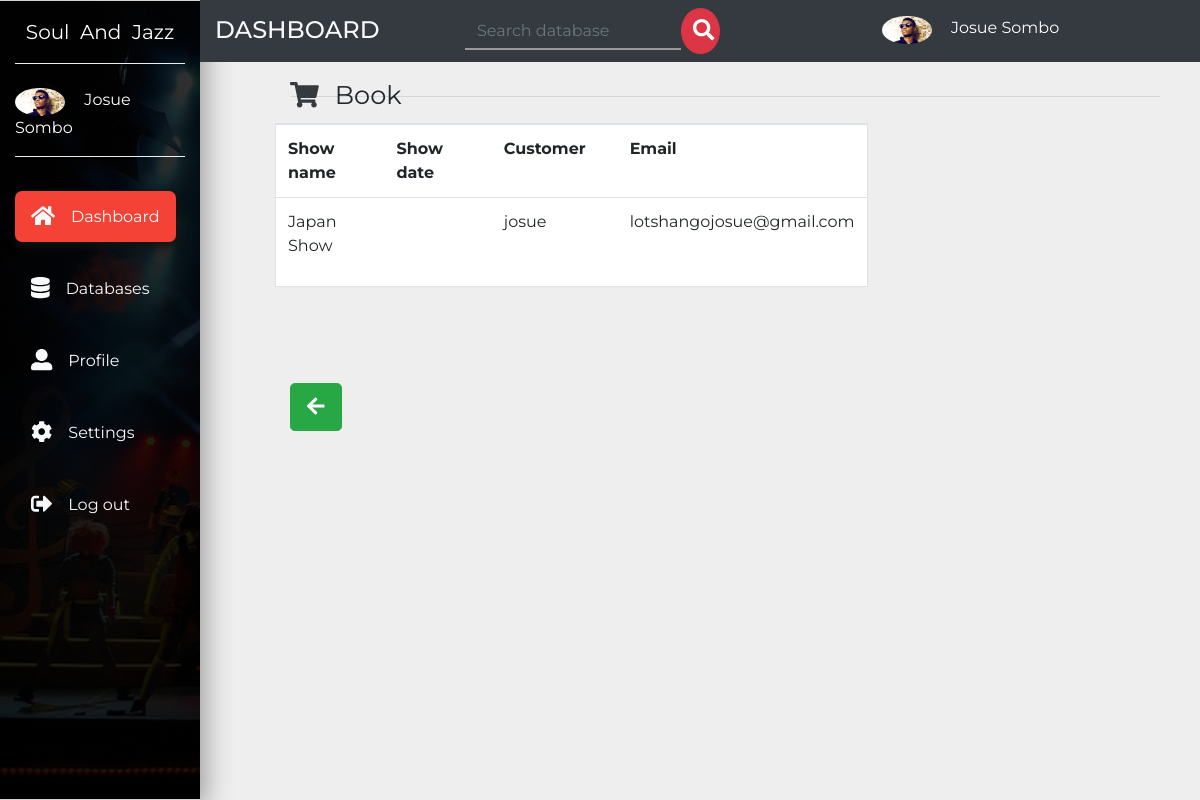
Page /admin/book/view.php?view=1 on the committed database.
### tables this page shows
CREATE TABLE `user` (
  `id` int(11) NOT NULL AUTO_INCREMENT,
  `name` varchar(20) NOT NULL,
  `email` varchar(20) NOT NULL,
  `password` varchar(20) NOT NULL,
  `address` varchar(200) NOT NULL,
  `language` varchar(20) NOT NULL,
  `avatar` varchar(255) NOT NULL,
  `privilege` varchar(10) DEFAULT NULL,
  PRIMARY KEY (`id`)
);

CREATE TABLE `book` (
  `id` int(11) NOT NULL AUTO_INCREMENT,
  `showname` varchar(30) NOT NULL,
  `showdate` varchar(30) NOT NULL,
  `name` varchar(30) NOT NULL,
  `email` varchar(30) NOT NULL,
  PRIMARY KEY (`id`)
);

### admin/db-conf.php (called while the page is built, shortened)
<?php
$con = mysqli_connect('localhost','josue','josue','blog');
$id_loginuser = $_SESSION['user'];
$sql = "SELECT * from user where id='$id_loginuser'";
$result = mysqli_query($con,$sql);
while($row = mysqli_fetch_assoc($result))
{
$name = $row['name'];
$avatar = $row['avatar'];
}
?>

### admin/book/view.php (the view, shortened to what this page needs)
<?php include_once('../db-conf.php');?>
<?php
 if (isset($_GET['view'])) {
   $id = $_GET['view'];
 }else{
  header("location:index.php");
 }
?>
<!DOCTYPE html>
<html lang="en">
  <head>
    <link rel="stylesheet" href="https://stackpath.bootstrapcdn.com/bootstrap/4.3.1/css/bootstrap.min.css">
    <link href="../../css/all.css" rel="stylesheet">
    <link rel="stylesheet" href="../../css/master.css">
  </head>
  <body>
  <nav class="navbar navbar-expand-md navbar-dark small">
  <div class="collapse navbar-collapse" id="navbarNavDropdown">
    <div class="container-fluid">
      <div class="row">
         <div class="col-lg-2 col-md-2 sidebar fixed-top">
         <a class="navbar-brand text-white d-block mx-auto text-center py-3 mb-4 botton-brand" href="../header.php">Soul &nbsp;And &nbsp;Jazz</a>
         <div class="botton-brand pb-3 mb-5">
           <img src="<?php echo "../".$avatar;?>" class="rounded-circle mr-3" width="50" alt="image">
           <a href="../header.php" class="text-white small-link"><?php echo $name;?></a>
         </div>
         <ul class="navbar-nav flex-column mt-4">
           <li class="navbar-item mb-5 mt-xs-2"><a href="../header.php" class="navbar-link text-light p-3 sidebar-link current"><i class="fa fa-home text-light fa-lg mr-3"></i>Dashboard</a></li>
           <li class="navbar-item mb-5"><a href="../database.php" class="navbar-link text-light p-3 sidebar-link"><i class="fas fa-database text-light fa-lg mr-3"></i>Databases</a></li>
           <li class="navbar-item mb-5"><a href="../profile.php" class="navbar-link text-light p-3 sidebar-link"><i class="fas fa-user-alt text-light fa-lg mr-3"></i>Profile</a></li>
           <li class="navbar-item mb-5"><a href="../setting.php" class="navbar-link text-light p-3 sidebar-link"><i class="fas fa-cog text-light fa-lg mr-3"></i>Settings</a></li>
           <li class="navbar-item mb-5"><a href="../logout.php" data-toggle="modal" data-target="#logout" class="navbar-link text-light p-3 sidebar-link"><i class="fas fa-sign-out-alt text-light fa-lg mr-3"></i>Log out</a></li>
         </ul>
         </div>
         <div class="col-lg-10 col-md-10 rightbar bg-dark ml-auto fixed-top py-2">
           <div class="row">
             <div class="col-md-3">
              <h4 class="text-uppercase text-light mb-0 pt-2">Dashboard</h4>
             </div>
             <div class="col-md-5 small-hide">
              <form method="post" action="../search.php" class="form-inline mb-0">
                <input type="search" name="search" id="search" placeholder="Search database" class="form-control search-bar">
                <button class="btn btn-danger search-button"><i class="fas fa-search fa-lg" style="margin-left: -5px;"></i></button>
              </form>
             </div>
             <div class="col-md-4 pt-2 small-hide">
               <img src="<?php echo "../".$avatar;?>" class="rounded-circle mr-3" width="50" alt="image">
               <a href="" class="text-white"><?php echo $name;?></a>
             </div>
           </div>
         </div>
      </div>
    </div>
  </div>
</nav>
<div class="container-fluid">
  <div class="row">
    <div class="col-lg-9 ml-auto " id="left-side">
      <div class="row pt-5 mt-3 mb-5">
        <div class="col-sm-12 mb-1">
          <h3 class="display-4 mt-auto" style="width:15%;font-size: 1.6rem;float: left;"><i class="fas fa-shopping-cart text-light fa-1x mr-3 text-dark mr-3"></i><strong class="pt-5">Book</strong></h3>
        <hr>
        </div>
        <br>
        <div class="bg-white border">
          <table class="table table-hover">
            <tr>
              <th class="w-25">Show name</th>
              <th class="w-25">Show date</th>
              <th class="w-25">Customer</th>
              <th class="w-25">Email</th>
            </tr>
          <?php
          $sql = "SELECT * FROM book where id='$id'";
          $result = mysqli_query($con,$sql);
          while($row = mysqli_fetch_assoc($result)){?>
            <tr>
              <td class="w-25"><?php echo $row['showname'];?></td>
              <td class="w-25"><?php echo $row['showdate'];?><br><?php echo $row['event_date'];?></td>
              <td class="w-25"><?php echo $row['name'];?></td>
               <td class="w-25"><?php echo $row['email'];?></td>
            </tr>
          <?php }?>
          </table>
        </div>
    </div>
    <a href="index.php" class="btn btn-success mt-4 btn-lg mt-5"><i class="fas fa-arrow-left pt-0"></i></a>
  </div>
</div>
</div>
  </body>
</html>

### css/all.css (style rules this page uses)
.fa-lg { font-size: 1.33333em; line-height: 0.75em; vertical-align: -.0667em; }
.fa-1x { font-size: 1em; }
.fa-arrow-left:before { content: "\f060"; }
.fa-cog:before { content: "\f013"; }
.fa-database:before { content: "\f1c0"; }
.fa-home:before { content: "\f015"; }
.fa-search:before { content: "\f002"; }
.fa-shopping-cart:before { content: "\f07a"; }
.fa-sign-out-alt:before { content: "\f2f5"; }
.fa-user-alt:before { content: "\f406"; }

### css/master.css (style rules this page uses)
body { font-family: 'Montserrat', sans-serif; background: #eee; }
#left-side { position: absolute; left: 275px; }
ul li,a { font-size: 1rem; }
.current { background: #f44336; border-radius: 7px; box-shadow: 2px 5px 10px #111; transition: all .3s; }
.search-bar { background: transparent; border: none; border-radius:0; border-bottom: 2px solid #999; }
.search-button { width: 10%; border-radius: 50%; padding: 10px 16px; }
.sidebar { border-top:1px solid lightgray; background: linear-gradient(rgba(0,0,0,.8),rgba(0,0,0,.9)), url('../img/news.jpg'); background-size: cover; background-repeat: no-repeat; height: 100vh; border-bottom: 1px solid lightgray; box-sizing: border-box; box-shadow: 5px 7px 25px #999; }
.botton-brand { border-bottom: 1px groove #eee; }
.sidebar-link { transition: all .4s; }

### rows in the picture
user: avatar (picture), name "Josue Sombo"
book: showname "Japan Show", name "josue", email "lotshangojosue@gmail.com"
